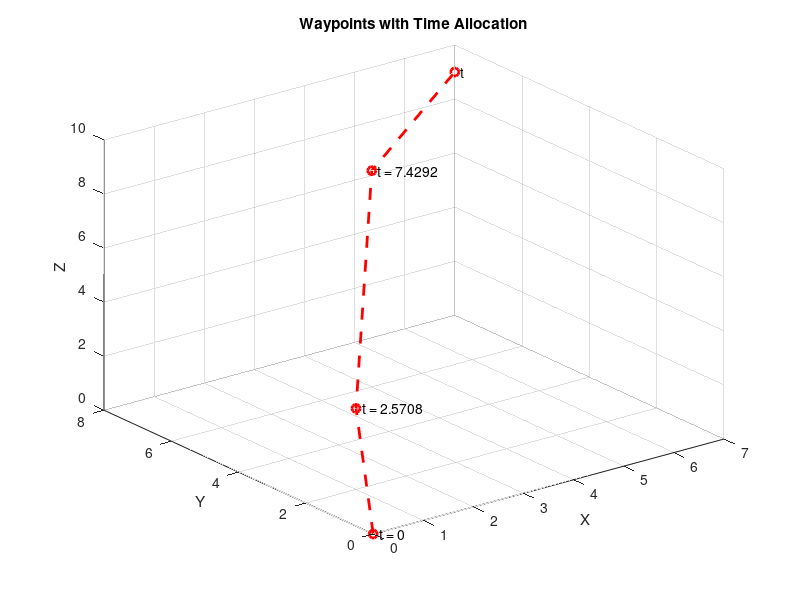

The MATLAB script that drew this image:
clc, clear all, close all;
% Define waypoints as a matrix, where each row is a waypoint (x, y, z)
waypoints = [0, 0, 0; 1, 2, 3; 4, 6, 8; 7, 8, 9];

% Total time for the trajectory
total_time = 10;  % Example total time

% Number of waypoints
num_waypoints = size(waypoints, 1);

% Calculate distances between consecutive waypoints
distances = zeros(num_waypoints - 1, 1);
for i = 1:(num_waypoints - 1)
    distances(i) = norm(waypoints(i + 1, :) - waypoints(i, :));
end

% Total distance
total_distance = sum(distances);

% Allocate time proportionally to each segment
time_segments = (distances / total_distance) * total_time;

% Generate the cumulative time vector
time = [0; cumsum(time_segments)];

% Display results
disp('Waypoints:');
disp(waypoints);
disp('Distances:');
disp(distances);
disp('Time segments:');
disp(time_segments);
disp('Cumulative time vector:');
disp(time);

% Plot the waypoints and time allocation for visualization
figure;
plot3(waypoints(:, 1), waypoints(:, 2), waypoints(:, 3), 'ro--', 'LineWidth', 2);
for i = 1:num_waypoints
    text(waypoints(i, 1), waypoints(i, 2), waypoints(i, 3), ['  t = ' num2str(time(i))]);
end
xlabel('X');
ylabel('Y');
zlabel('Z');
grid on;
title('Waypoints with Time Allocation');